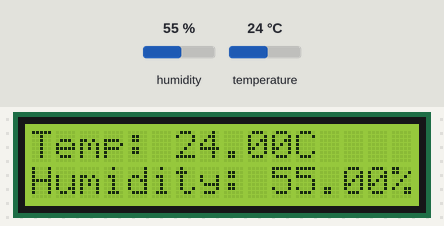
A sketch run on a simulated Arduino Uno, built with avr-gcc and run on an emulated ATmega328P. Shown: 16×2 character LCD. The test bench sets the inputs (shaded band); at power-on: humidity 55 %, temperature 24 °C.

Above: at 1.2 s.
1.3 s: humidity set to 22 %
At 3.0 s:
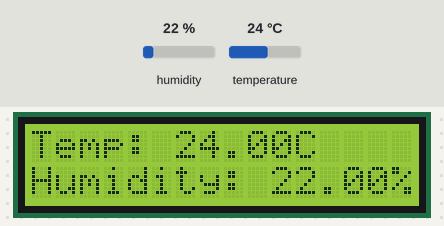
3.6 s: temperature set to 12 °C
At 5.4 s:
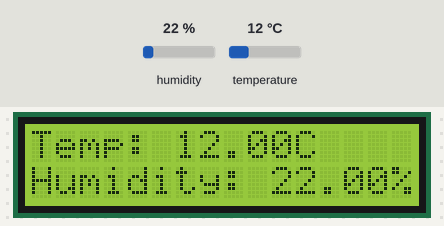
5.7 s: humidity set to 40 %
At 6.6 s:
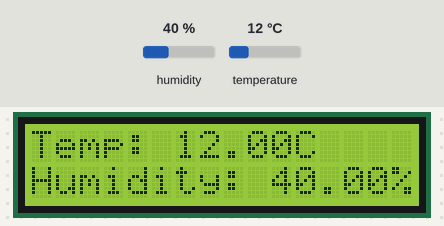
7.7 s: temperature set to 19 °C
At 8.9 s:
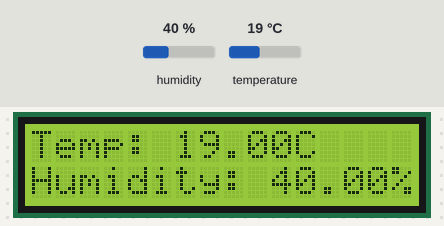
Timing chart, 0 to 10.7 s (numbered marks = the images above; inputs shaded):
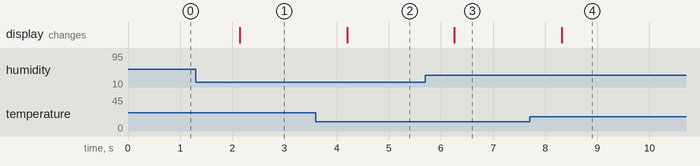

Measured:
- after the input at 1.3 s, the display: changes after 0.85 s (image 1)
- after the input at 3.6 s, the display: changes after 0.60 s (image 2)
- after the input at 5.7 s, the display: changes after 0.56 s (image 3)
- after the input at 7.7 s, the display: changes after 0.61 s (image 4)

The sketch:

DHT_and_LCD.ino
```cpp
#include <dht.h>
#include <LiquidCrystal.h>

LiquidCrystal lcd(12, 11, 5, 4, 3, 2);

dht DHT;

#define DHT11_PIN 7

void setup(){
  lcd.begin(16, 2);
}

void loop()
{
  int chk = DHT.read11(DHT11_PIN);
  lcd.setCursor(0,0);
  lcd.print("Temp: ");
  lcd.print(DHT.temperature);
  lcd.print("C");
  lcd.setCursor(0,1);
  lcd.print("Humidity: ");
  lcd.print(DHT.humidity);
  lcd.print("%");
  delay(1000);
}
```
